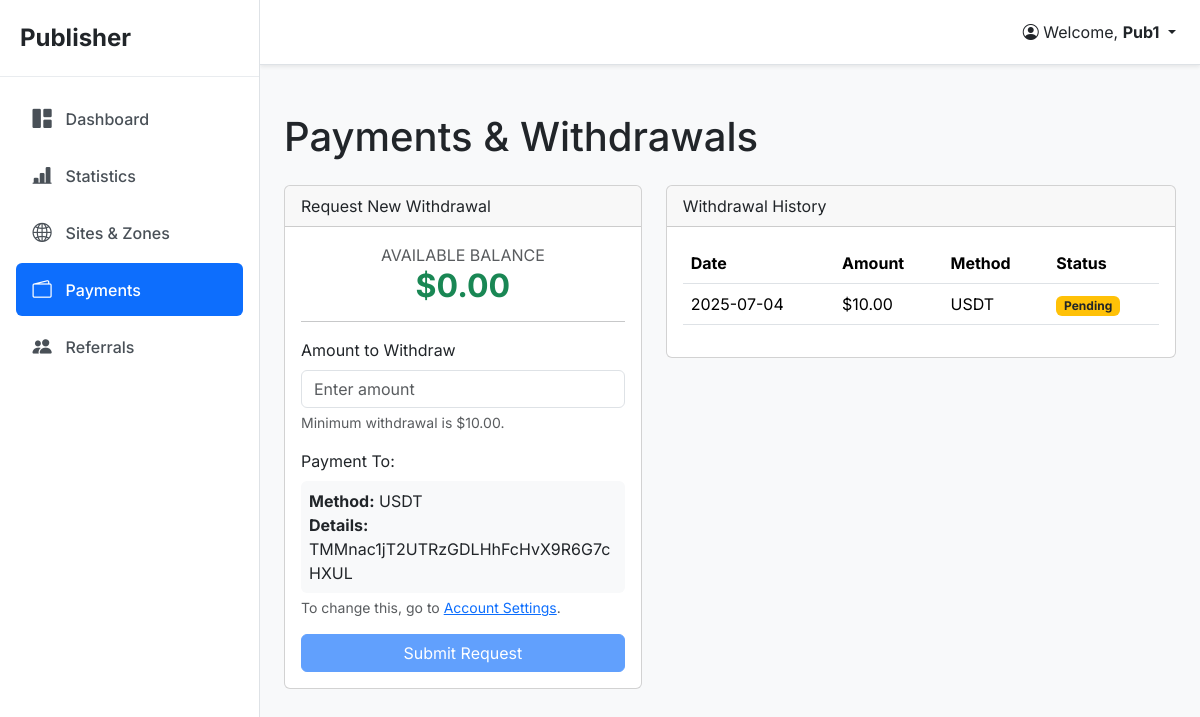
The page /publisher/withdraw.php (signed in) on the database its author committed.
### tables this page shows
CREATE TABLE `users` (
  `id` int(11) NOT NULL,
  `username` varchar(100) NOT NULL,
  `password` varchar(255) NOT NULL,
  `email` varchar(150) NOT NULL,
  `role` enum('admin','advertiser','publisher') NOT NULL,
  `revenue_share` int(11) DEFAULT 0,
  `payout_method` varchar(100) DEFAULT NULL,
  `payout_details` text DEFAULT NULL,
  `referred_by` int(11) DEFAULT NULL,
  `status` enum('active','inactive') DEFAULT 'active',
  `created_at` timestamp NULL DEFAULT current_timestamp()
);

CREATE TABLE `payouts` (
  `id` int(11) NOT NULL,
  `user_id` int(11) NOT NULL,
  `amount` decimal(10,2) NOT NULL,
  `method` varchar(255) NOT NULL,
  `account_details` text NOT NULL,
  `status` enum('pending','processing','completed','rejected') NOT NULL DEFAULT 'pending',
  `requested_at` timestamp NOT NULL DEFAULT current_timestamp(),
  `processed_at` timestamp NULL DEFAULT NULL
);

### config/database.php (called while the page is built, shortened)
<?php
if (!function_exists('get_query_results')) {
    function get_query_results(mysqli $conn, string $sql, array $params = [], string $types = ""): array
    {
        $stmt = $conn->prepare($sql);
        if (!empty($params)) {
            if (!$stmt->bind_param($types, ...$params)) {
                error_log("Failed to bind parameters: " . $stmt->error);
                $stmt->close();
                return [];
            }
        }
        if (!$stmt->execute()) {
            error_log("Failed to execute statement: " . $stmt->error);
            $stmt->close();
            return [];
        }
        $result = $stmt->get_result();
        $data = $result->fetch_all(MYSQLI_ASSOC);
        return $data;
    }
}
?>

### includes/settings.php (called while the page is built, shortened)
<?php
function get_setting($key, $conn = null) {
    static $settings = null;
    if ($settings === null && $conn) {
        $settings = [];
        $result = $conn->query("SELECT setting_key, setting_value FROM settings");
        if ($result) {
            while ($row = $result->fetch_assoc()) {
                $settings[$row['setting_key']] = $row['setting_value'];
            }
        }
    }
    return $settings[$key] ?? null;
}

### publisher/withdraw.php (the view, shortened to what this page needs)
<?php
require_once __DIR__ . '/init.php';
$publisher_id = $_SESSION['publisher_id'] ?? null;
$total_earnings_q = get_query_results($conn, "
    SELECT SUM(T.publisher_payout) AS total_sum_earnings
    FROM stats_daily_summary AS T
    LEFT JOIN zones z ON T.zone_id = z.id
    LEFT JOIN sites si ON z.site_id = si.id
    WHERE si.user_id = ?
", [$publisher_id], "i");
$total_earnings = $total_earnings_q[0]['total_sum_earnings'] ?? 0;
$total_withdrawn_q = get_query_results($conn, "
    SELECT SUM(amount) AS total_sum_withdrawn
    FROM payouts
    WHERE user_id = ? AND status = 'completed'
", [$publisher_id], "i");
$total_withdrawn = $total_withdrawn_q[0]['total_sum_withdrawn'] ?? 0;
$current_balance = $total_earnings - $total_withdrawn;
$history = get_query_results($conn, "
    SELECT requested_at, amount, method, status
    FROM payouts
    WHERE user_id = ?
    ORDER BY requested_at DESC
    LIMIT 200 -- Batasi untuk 200 riwayat terbaru, bisa disesuaikan
", [$publisher_id], "i");
$user_payout_info_q = get_query_results($conn, "
    SELECT payout_method, payout_details
    FROM users
    WHERE id = ?
", [$publisher_id], "i");
$user_payout_info = $user_payout_info_q[0] ?? ['payout_method' => '', 'payout_details' => ''];
require_once __DIR__ . '/templates/header.php';
?>
<h1 class="mt-4 mb-4">Payments & Withdrawals</h1>
<div class="row">
    <div class="col-md-5">
        <div class="card mb-4">
            <div class="card-header">Request New Withdrawal</div>
            <div class="card-body">
                <div class="text-center mb-3">
                    <div class="text-muted">AVAILABLE BALANCE</div>
                    <h2 class="fw-bold text-success">$<?php echo number_format($current_balance, 2); ?></h2>
                </div>
                <hr>
                <?php if (empty($user_payout_info['payout_method']) || empty($user_payout_info['payout_details'])): ?>
                    <div class="alert alert-warning">Please set up your payment details in <a href="account.php">Account Settings</a> before requesting a withdrawal.</div>
                <?php else: ?>
                <form action="withdraw-action.php" method="POST">
                    <div class="mb-3">
                        <label for="amount" class="form-label">Amount to Withdraw</label>
                        <input type="number" id="amount" name="amount" class="form-control" step="0.01"
                               min="<?php echo number_format(get_setting('min_withdrawal_amount', $conn), 2, '.', ''); ?>"
                               max="<?php echo number_format($current_balance, 2, '.', ''); ?>"
                               placeholder="Enter amount" required>
                        <div class="form-text">Minimum withdrawal is $<?php echo number_format(get_setting('min_withdrawal_amount', $conn), 2); ?>.</div>
                    </div>
                    <div class="mb-3">
                        <label class="form-label">Payment To:</label>
                        <div class="p-2 bg-light rounded">
                            <strong>Method:</strong> <?php echo htmlspecialchars($user_payout_info['payout_method']); ?><br>
                            <strong>Details:</strong> <?php echo nl2br(htmlspecialchars($user_payout_info['payout_details'])); ?>
                        </div>
                        <div class="form-text">To change this, go to <a href="account.php">Account Settings</a>.</div>
                    </div>
                    <div class="d-grid">
                        <button type="submit" name="request_withdrawal" class="btn btn-primary"
                            <?php if ($current_balance < get_setting('min_withdrawal_amount', $conn)) echo 'disabled'; ?>>
                            Submit Request
                        </button>
                    </div>
                </form>
                <?php endif; ?>
            </div>
        </div>
    </div>
    <div class="col-md-7">
        <div class="card">
             <div class="card-header">Withdrawal History</div>
             <div class="card-body">
                <div class="table-responsive">
                    <table class="table">
                        <thead><tr><th>Date</th><th>Amount</th><th>Method</th><th>Status</th></tr></thead>
                        <tbody>
                        <?php if(!empty($history)): foreach($history as $row): ?>
                            <tr>
                                <td><?php echo date("Y-m-d", strtotime($row['requested_at'])); ?></td>
                                <td>$<?php echo number_format($row['amount'], 2); ?></td>
                                <td><?php echo htmlspecialchars($row['method']); ?></td>
                                <td><span class="badge bg-<?php echo ['pending'=>'warning text-dark','processing'=>'info','completed'=>'success','rejected'=>'danger'][$row['status']] ?? 'secondary'; ?>"><?php echo ucfirst($row['status']); ?></span></td>
                            </tr>
                        <?php endforeach; else: ?>
                            <tr><td colspan="4" class="text-center text-muted">No withdrawal history.</td></tr>
                        <?php endif; ?>
                        </tbody>
                    </table>
                </div>
             </div>
        </div>
    </div>
</div>
<?php require_once __DIR__ . '/templates/footer.php'; ?>

### publisher/assets/css/style.css (style rules this page uses)
body { font-family: 'Inter', sans-serif; background-color: #f8f9fa; color: #212529; }

### rows shown on the page
users: payout_method "USDT", payout_details "TMMnac1jT2UTRzGDLHhFcHvX9R6G7cHXUL"
payouts: requested_at "2025-07-04", amount "10.00", method "USDT", status "Pending"

### other values the page prints
$_SESSION['publisher_username'] "Pub1"
$current_balance "0.00"
get_setting('min_withdrawal_amount', $conn) "10.00"
